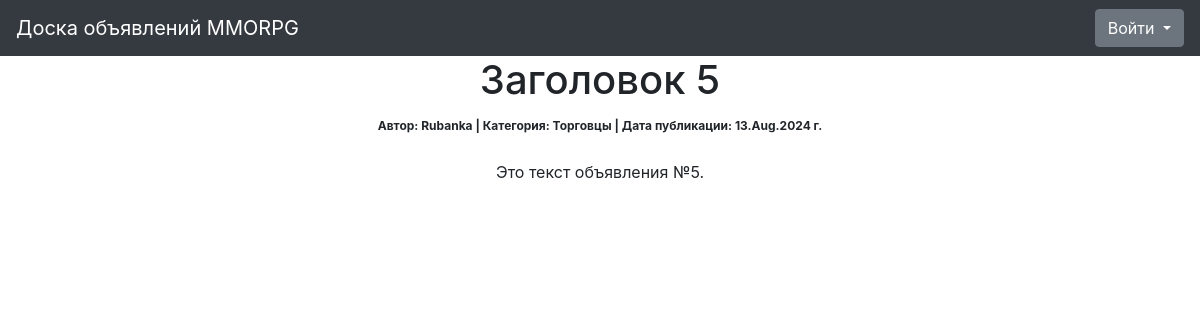
The app's page /ads/2, older data.
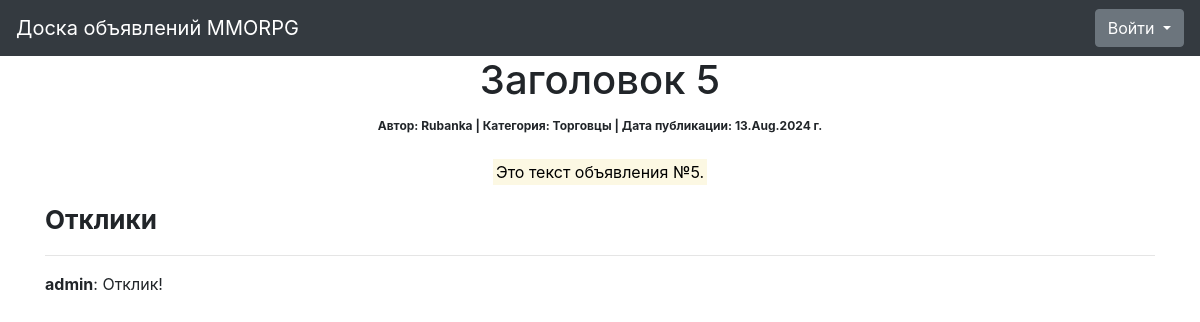
The same page, newer data.
### billboard/models.py (models this page shows, shortened)
class Ad(models.Model):
    CATEGORY_CHOICES = (
        ('TA', 'Танки'),
        ('HI', 'Хилы'),
        ('DD', 'ДД'),
        ('DE', 'Торговцы'),
        ('GM', 'Гилдмастеры'),
        ('QG', 'Квестгиверы'),
        ('BS', 'Кузнецы'),
        ('TA', 'Кожевники'),
        ('PM', 'Зельевары'),
        ('SM', 'Мастера заклинаний'))
    author = models.ForeignKey(User, on_delete=models.CASCADE, verbose_name='Автор')
    category = models.CharField(max_length=2, choices=CATEGORY_CHOICES, default='TA', verbose_name='Категория')
    dateCreation = models.DateTimeField(auto_now_add=True, verbose_name='Дата публикации')
    title = models.CharField(max_length=256, verbose_name='Заголовок')
    text = CKEditor5Field(verbose_name='Текст', config_name='extends', null=True, blank=True)
    class Meta:
        verbose_name = 'Объявление'
        verbose_name_plural = 'Объявления'

class Response(models.Model):
    STATUS = (
        ('NEW', 'Новый'),
        ('YES', 'Одобрен'),
        ('NO', 'Отклонен'))
    author = models.ForeignKey(User, on_delete=models.CASCADE)
    ad = models.ForeignKey(Ad, on_delete=models.CASCADE, related_name='responses')
    text = models.TextField(verbose_name='Текст')
    status = models.CharField(max_length=3, choices=STATUS, default='NEW', verbose_name='Статус отклика')
    dateCreation = models.DateTimeField(auto_now_add=True)
    class Meta:
        verbose_name = 'Отклик'
        verbose_name_plural = 'Отклики'

### billboard/views.py (the view, shortened to what this page needs)
# urls.py: path('<int:id>', AdDetail.as_view(), name='ad_detail'),
class AdDetail(DetailView):
    model = Ad
    template_name = 'ad.html'
    context_object_name = 'ad'
    pk_url_kwarg = 'id'
    def get_context_data(self, **kwargs):
        context = super(AdDetail, self).get_context_data(**kwargs)
        context['response_form'] = ResponseForm()
        context['responses'] = Response.objects.filter(ad__id=self.kwargs.get('id'))
        return context

### templates/ad.html (shortened to what this page needs)
{% extends 'base.html' %}
{% load crispy_forms_tags %}
{% block content %}
    <h1>{{ ad.title }}</h1>
    <tr><span style="font-size: 12px;">
        <b>Автор:  {{ ad.author }} | Категория: {{ ad.get_category_display }} |
        Дата публикации: {{ ad.dateCreation|date:'d.M.Y' }} г.</b></span><br><br></tr>
    <tr>{{ ad.text|safe }}</tr>
    {% if responses %}
        <p style="font-size: 26px;" align="left" ><b>Отклики</b></p>
        <table>
            {% for response in responses %}
                <hr>
                <p align="left"><b>{{ response.author }}</b>: {{ response.text|safe }}</p>
            {% endfor %}
        </table>
    {% endif %}
{% endblock content %}

Row changes from the older to the newer data that the page shows:
added Response: author "admin", text "Отклик!"
Text that changed along with them:
text now shown: "Отклики"
